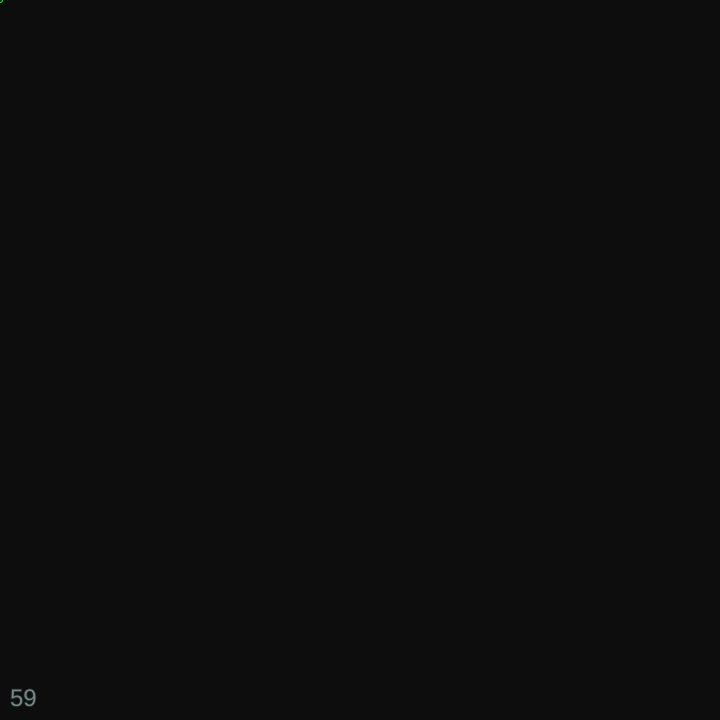
Frame 1 (no input)
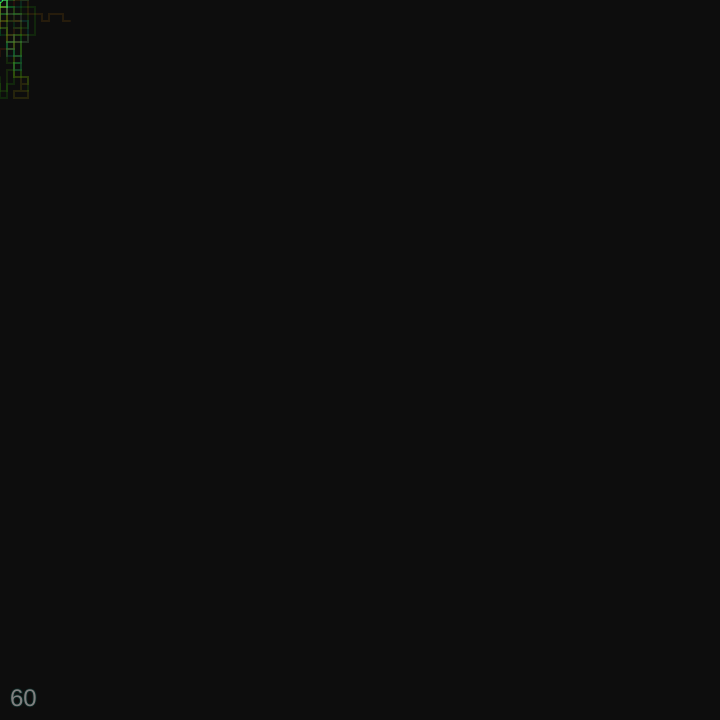
Frame 60 (no input)
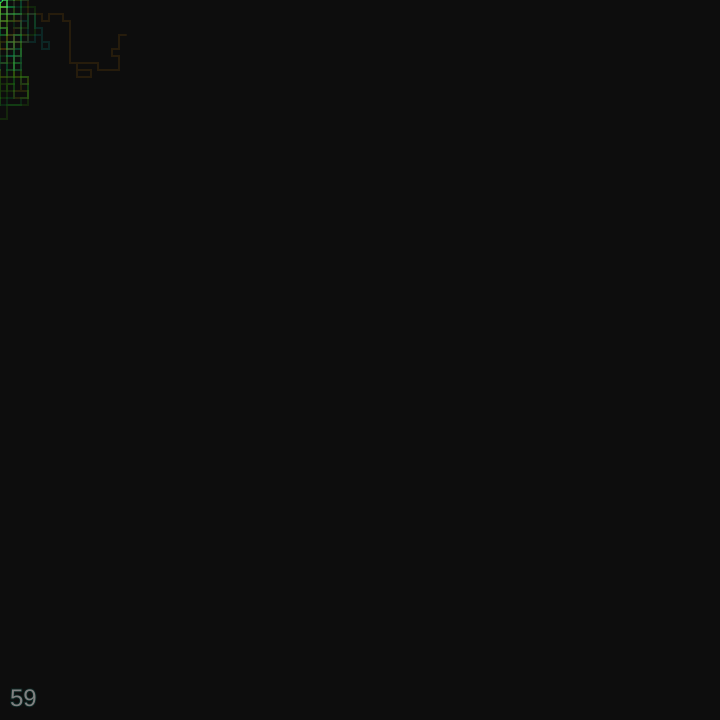
Frame 120 (the mouse pressed at the canvas centre since frame 60)

The p5.js sketch that drew these frames (run headless with seeded random() and noise() and a simulated clock; from frame 60 on, the mouse is pressed at the canvas centre):

// p5.js sketch
// ── sketch.js
let xScl = 7;
let yScl = 7;

let numWalks = 30;
let walkMinLength = 200;
let walkMaxLength = 240;
let walks = [];
let longestWalk;

let numStepsPerWalk = 0;

let animationSpeed = 1.0;

const stepMap = {
	0: 'u',
	1: 'd',
	2: 'l',
	3: 'r'
}

const opposites = {
	'u': 'd',
	'd': 'u',
	'l': 'r',
	'r': 'l'
}

const dXdY = {
	'u': {
		'dx': 0,
		'dy': -1
	},
	'd': {
		'dx': 0,
		'dy': 1
	},
	'l': {
		'dx': -1,
		'dy': 0
	},
	'r': {
		'dx': 1,
		'dy': 0
	},
}


function setup() {
	createCanvas(720, 720);
	colorMode(HSB, 100);
	background(0, 0, 10);
	// blendMode(SCREEN);
	newWalks();
}

function draw() {
	background(0, 0, 5);

	if(frameCount % 2 === 0){numStepsPerWalk += animationSpeed;}
	// const animT = map()
	// numStepsPerWalk = easeInSine()

	stroke(0, 0, 15);
	strokeWeight(1);

	// Draw grid lines
	// for(let i = 0; i <= width; i += xScl){
	// 	line(i, 0, i, height);
	// }
	//
	// for(let i = 0; i <= height; i += yScl){
	// 	line(0, i, width, i);
	// }


	walks.forEach((walk, idx) => {
		let hue = map(idx, 0, walks.length, 0, 50);
		stroke(hue, 100, 100, 10);
		strokeWeight(2);
		walk.display(numStepsPerWalk);

		walk.drawOrigin();
	})

	textSize(24);
	fill(0, 0, 50);
	text(int(frameRate()), 10, height - 14);
}

function generateWalk(length){
	// Keep track of points visited by walk
	let current = [0, 0];
	let seen = [];
	seen.push([...current]);

	let walk = [];

	// Generate each step
	for(let i = 0; i < length; i++){
		// ATTEMPT A STEP
		// Get random integer in range [0, 3]
		let randResult = random([0, 1, 2, 3]);
		// Convert into new step character
		let newStep = stepMap[randResult];

		// Update current position
		let dx = dXdY[newStep]['dx'];
		let dy = dXdY[newStep]['dy'];

		current[0] += dx;
		current[1] += dy;

		// CHECK STEP ATTEMPT
		// Make sure this next step is not opposite to last step
		// (TODO) and isn't leading to a previously visited point
		while(newStep === opposites[walk[i-1]]){
			// Roll current position back one step
			current[0] -= dx;
			current[1] -= dy;

			// Get random integer in range [0, 3]
			randResult = round(random(3));
			// Convert into new step character
			newStep = stepMap[randResult];

			// Update current position
			dx = dXdY[newStep]['dx'];
			dy = dXdY[newStep]['dy'];
			current[0] += dx;
			current[1] += dy;

		}
		// Push new step into array to be returned
		walk.push(newStep);
		// Add current position to seen points
		seen.push([...current]);



	}

	return walk;
}

function newWalks(){
	walks = [];
	numStepsPerWalk = 0;
	for(let i = 0; i < numWalks; i++){
		const newWalk = new Walk(mouseX, mouseY, int(random(walkMinLength, walkMaxLength)));
		walks.push(newWalk);
	}

	// Find walkLength of longest walk for easing function
	let walkLengths = [];
	walks.forEach(walk => {
		walkLengths.push(walk.walkLength);
	});
	longestWalk = Math.max(...walkLengths);
	console.log(longestWalk);
}

function mouseClicked(){
	newWalks();
}

function easeInSine(x){
	return 1 - cos((x * PI) / 2);
}

// ── Walk.js
class Walk{
    constructor(originX, originY, length) {
        this.origin = [originX, originY];
        this.walkLength = length;
        this.steps = generateWalk(length);
        this.segments = 0;
    }

    drawOrigin(){
        // Draw circle at origin
        fill(0, 0, 10);
        circle(this.origin[0], this.origin[1], xScl / 2);
    }

    display(steps){
        noFill();
        beginShape();

        let currentPoint = this.origin;

        // For each step in this walk,
        for(let i = 0; i < min(steps, this.walkLength); i++){
            // Access current step
            const step = this.steps[i];
            // Look up correct dx, dy values for current step
            let dx = dXdY[step]['dx'];
            let dy = dXdY[step]['dy'];

            vertex(currentPoint[0], currentPoint[1]);
            // Next point: (dx * xScl, dy * yScl)
            currentPoint = [currentPoint[0] + (dx * xScl), currentPoint[1] + (dy * yScl)];
        }

        endShape();

    }

}
